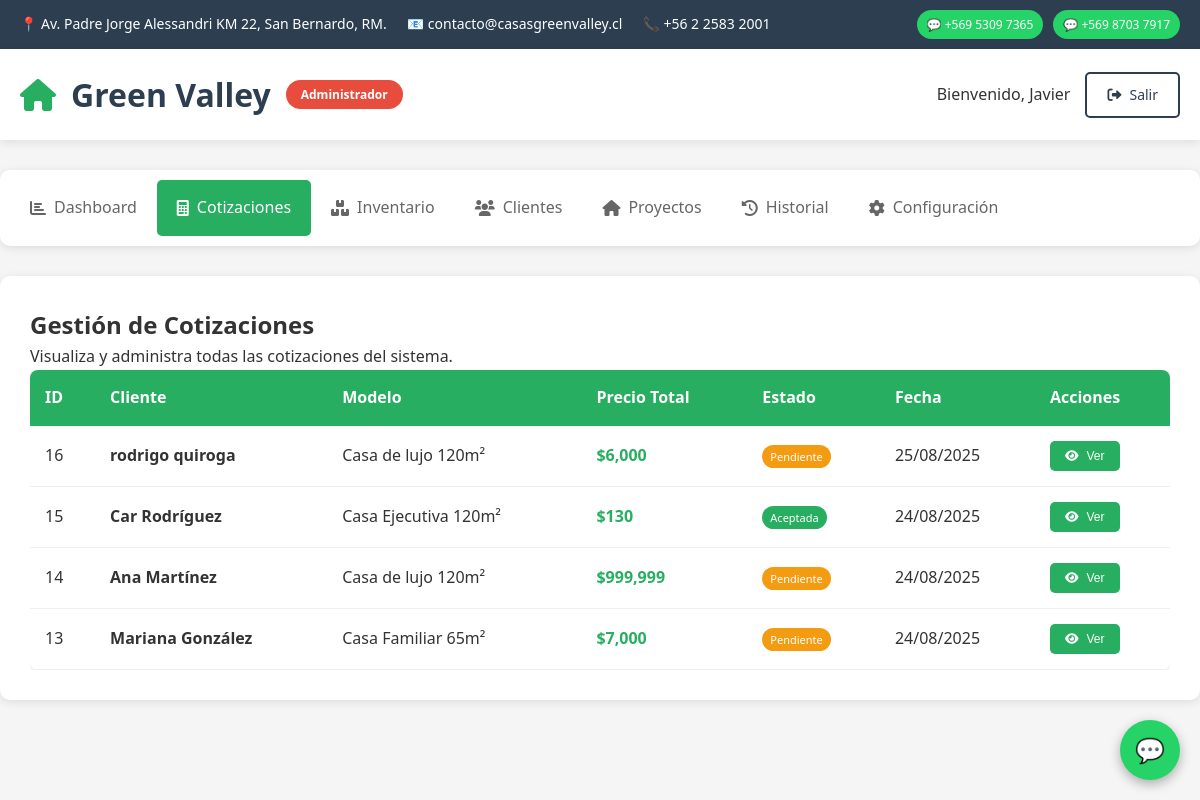
The app's page /admin-dashboard.php?section=quotes (signed in), older data.
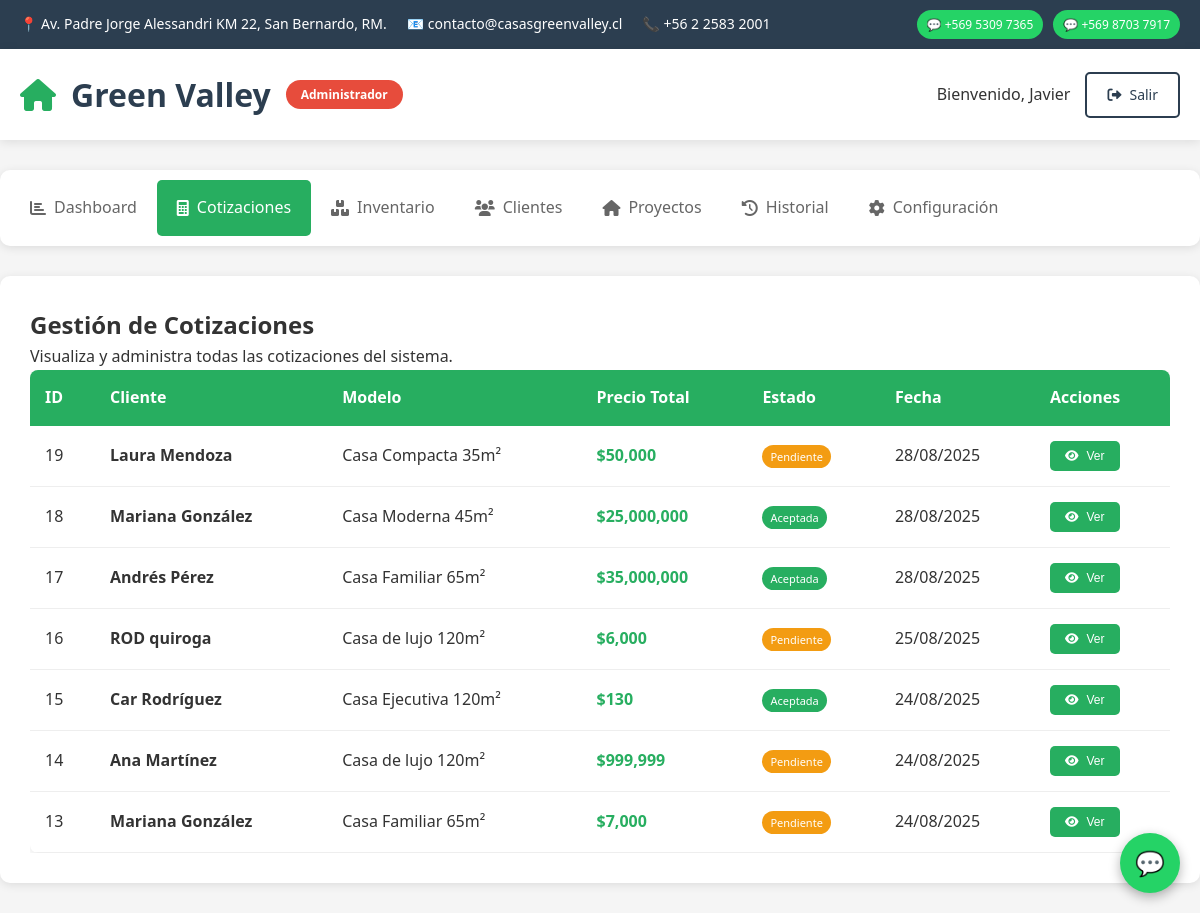
The same page, newer data.
### tables this page shows
CREATE TABLE `cotizacion` (
  `id_cotizacion` int(11) NOT NULL,
  `id_usuario` int(11) DEFAULT NULL,
  `id_modelo` int(11) DEFAULT NULL,
  `fecha` datetime DEFAULT current_timestamp(),
  `total` decimal(12,2) DEFAULT NULL,
  `estado` enum('pendiente','aceptada') DEFAULT NULL,
  `id_vendedor` int(11) NOT NULL,
  `modelo_casa` varchar(100) DEFAULT NULL,
  `region` varchar(100) DEFAULT NULL,
  `observaciones` text DEFAULT NULL
);

CREATE TABLE `usuario` (
  `id_usuario` int(11) NOT NULL,
  `nombre` varchar(100) NOT NULL,
  `apellido` varchar(100) NOT NULL,
  `correo` varchar(100) NOT NULL,
  `contrasena` varchar(255) NOT NULL,
  `telefono` varchar(20) DEFAULT NULL,
  `rol` enum('administrador','vendedor','usuario') NOT NULL,
  `estado` enum('activo','bloqueado') DEFAULT 'activo',
  `fecha_creacion` datetime DEFAULT current_timestamp()
);

### admin-dashboard.php (the view, shortened to what the rows shown need)
<?php
$db_connected = false;
$pdo = null;
try {
    $pdo = new PDO(
        "mysql:host=localhost;port=3306;dbname=green_valley_bd;charset=utf8",
        "root",
        "",
        [PDO::ATTR_ERRMODE => PDO::ERRMODE_EXCEPTION]
    );
    $db_connected = true;
} catch (PDOException $e) {
    $db_connected = false;
}
function getAdminStats()
{
    global $pdo, $db_connected;
    if ($db_connected) {
        try {
            $stmt = $pdo->query("SELECT COUNT(*) as total_quotes FROM cotizacion");
            $total_quotes = $stmt->fetch()['total_quotes'] ?? 0;
            $stmt = $pdo->query("SELECT COUNT(*) as total_houses FROM modelo_casa");
            $total_houses = $stmt->fetch()['total_houses'] ?? 0;
            $stmt = $pdo->query("SELECT SUM(total) as total_revenue FROM cotizacion");
            $total_revenue = $stmt->fetch()['total_revenue'] ?? 0;
            $stmt = $pdo->query("SELECT COUNT(*) as pending_quotes FROM cotizacion WHERE estado = 'pendiente'");
            $pending_quotes = $stmt->fetch()['pending_quotes'] ?? 0;
            $stmt = $pdo->query("SELECT COUNT(*) as total_clients FROM usuario WHERE rol = 'usuario'");
            $total_clients = $stmt->fetch()['total_clients'] ?? 0;
            $stmt = $pdo->query("SELECT COUNT(*) as completed_projects FROM proyecto WHERE estado = 'entregado'");
            $completed_projects = $stmt->fetch()['completed_projects'] ?? 0;
            return [
                'total_quotes'       => $total_quotes,
                'total_houses'       => $total_houses,
                'total_revenue'      => $total_revenue,
                'pending_quotes'     => $pending_quotes,
                'total_clients'      => $total_clients,
                'completed_projects' => $completed_projects
            ];
        } catch (Exception $e) {
        }
    }
}
function getRecentActivity()
{
    global $pdo, $db_connected;
    if ($db_connected) {
        try {
            $stmt = $pdo->query("
                SELECT 'Nueva cotización' as title,
                        CONCAT('Cliente ', u.nombre, ' solicitó cotización para ', c.modelo_casa) as description,
                        c.fecha as time
                FROM cotizacion c
                JOIN usuario u ON c.id_usuario = u.id_usuario
                ORDER BY c.fecha DESC
                LIMIT 5
            ");
            $activities = [];
            while ($row = $stmt->fetch()) {
                $activities[] = [
                    'icon'        => 'calculator',
                    'title'       => $row['title'],
                    'description' => $row['description'],
                    'time'        => 'Hace ' . timeAgo($row['time'])
                ];
            }
            if (!empty($activities)) {
                return $activities;
            }
        } catch (Exception $e) {
            return [];
        }
    }
    return [];
}
function timeAgo($datetime)
{
    $time = time() - strtotime($datetime);
    if ($time < 2592000) {
        return floor($time / 86400) . ' días';
    }
    return 'hace tiempo';
}
function getAllCotizaciones()
{
    global $pdo, $db_connected;
    if ($db_connected) {
        try {
            $stmt = $pdo->query("
                SELECT
                    c.id_cotizacion,
                    c.fecha,
                    c.estado,
                    c.total,
                    u.nombre AS cliente_nombre,
                    u.apellido AS cliente_apellido,
                    c.modelo_casa,
                    u.correo,
                    u.telefono,
                    c.region,
                    c.observaciones
                FROM cotizacion c
                JOIN usuario u
                    ON c.id_usuario = u.id_usuario
                ORDER BY c.fecha DESC
                LIMIT 20
            ");
            $cotizaciones = [];
            while ($row = $stmt->fetch()) {
                $cotizaciones[] = $row;
            }
            if (!empty($cotizaciones)) {
                return $cotizaciones;
            }
        } catch (Exception $e) {
        }
    }
    return[];
}
$active_section    = isset($_GET['section']) ? $_GET['section'] : 'dashboard';
$stats             = getAdminStats();
$recent_activity   = getRecentActivity();
$all_cotizaciones  = getAllCotizaciones();
?>
<!DOCTYPE html>
<html lang="es">
<head>
  <link rel="stylesheet" href="https://cdnjs.cloudflare.com/ajax/libs/font-awesome/6.0.0/css/all.min.css">
</head>
<body>
  <header class="header">
      <div class="container">
          <div class="header-content">
              <div class="logo">
                  <h1>Green Valley</h1>
              </div>
          </div>
      </div>
  </header>
  <main class="main">
      <?php if ($active_section === 'dashboard'): ?>
          <section class="section active">
              <h2>Panel de Administración</h2>
              <div class="stats-grid">
                  <div class="stat-card">
                      <div class="stat-icon">
                          <i class="fas fa-calculator"></i>
                      </div>
                      <div class="stat-info">
                          <h3><?php echo $stats['total_quotes']; ?></h3>
                          <p>Cotizaciones Totales</p>
                      </div>
                  </div>
                  <div class="stat-card">
                      <div class="stat-icon">
                          <i class="fas fa-home"></i>
                      </div>
                      <div class="stat-info">
                          <h3><?php echo $stats['total_houses']; ?></h3>
                          <p>Modelos Disponibles</p>
                      </div>
                  </div>
                  <div class="stat-card">
                      <div class="stat-icon">
                          <i class="fas fa-dollar-sign"></i>
                      </div>
                      <div class="stat-info">
                          <h3>$<?php echo number_format($stats['total_revenue']); ?></h3>
                          <p>Valor Total Cotizado</p>
                      </div>
                  </div>
                  <div class="stat-card">
                      <div class="stat-icon">
                          <i class="fas fa-clock"></i>
                      </div>
                      <div class="stat-info">
                          <h3><?php echo $stats['pending_quotes']; ?></h3>
                          <p>Cotizaciones Pendientes</p>
                      </div>
                  </div>
                  <div class="stat-card">
                      <div class="stat-icon">
                          <i class="fas fa-users"></i>
                      </div>
                      <div class="stat-info">
                          <h3><?php echo $stats['total_clients']; ?></h3>
                          <p>Clientes Registrados</p>
                      </div>
                  </div>
                  <div class="stat-card">
                      <div class="stat-icon">
                          <i class="fas fa-check-circle"></i>
                      </div>
                      <div class="stat-info">
                          <h3><?php echo $stats['completed_projects']; ?></h3>
                          <p>Proyectos Entregados</p>
                      </div>
                  </div>
              </div>
              <div class="recent-activity">
                  <h3>Actividad Reciente</h3>
                  <div class="activity-list">
                      <?php if (empty($recent_activity)): ?>
                          <p class="no-data">No hay actividad reciente.</p>
                      <?php else: ?>
                          <?php foreach ($recent_activity as $activity): ?>
                              <div class="activity-item">
                                  <div class="activity-icon">
                                      <i class="fas fa-<?php echo $activity['icon']; ?>"></i>
                                  </div>
                                  <div>
                                      <strong><?php echo htmlspecialchars($activity['title']); ?></strong>
                                      <p><?php echo htmlspecialchars($activity['description']); ?></p>
                                      <small><?php echo $activity['time']; ?></small>
                                  </div>
                              </div>
                          <?php endforeach; ?>
                      <?php endif; ?>
                  </div>
              </div>
          </section>
      <?php elseif ($active_section === 'quotes'): ?>
          <section class="section active">
              <h2>Gestión de Cotizaciones</h2>
              <div class="table-container" style="overflow-x: auto;">
                  <table style="width: 100%; border-collapse: collapse; background: white; border-radius: 8px; overflow: hidden; box-shadow: 0 2px 10px rgba(0,0,0,0.1);">
                      <thead style="background-color: #27ae60; color: white;">
                          <tr>
                              <th style="padding: 15px; text-align: left;">ID</th>
                              <th style="padding: 15px; text-align: left;">Cliente</th>
                              <th style="padding: 15px; text-align: left;">Modelo</th>
                              <th style="padding: 15px; text-align: left;">Precio Total</th>
                              <th style="padding: 15px; text-align: left;">Estado</th>
                              <th style="padding: 15px; text-align: left;">Fecha</th>
                              <th style="padding: 15px; text-align: left;">Acciones</th>
                          </tr>
                      </thead>
                      <tbody>
                          <?php if (empty($all_cotizaciones)): ?>
                              <tr>
                                  <td colspan="7" style="padding: 40px; text-align: center; color: #666;">No hay cotizaciones registradas.</td>
                              </tr>
                          <?php else: ?>
                              <?php foreach ($all_cotizaciones as $cotizacion): ?>
                                  <tr style="border-bottom: 1px solid #eee;">
                                      <td style="padding: 15px;"><?php echo $cotizacion['id_cotizacion']; ?></td>
                                      <td style="padding: 15px;">
                                          <strong><?php echo htmlspecialchars($cotizacion['cliente_nombre'] . ' ' . $cotizacion['cliente_apellido']); ?></strong>
                                      </td>
                                      <td style="padding: 15px;"><?php echo htmlspecialchars($cotizacion['modelo_casa']); ?></td>
                                      <td style="padding: 15px; font-weight: bold; color: #27ae60;">
                                          $<?php echo number_format($cotizacion['total']); ?>
                                      </td>
                                      <td style="padding: 15px;">
                                          <span style="background-color: <?php
                                              echo $cotizacion['estado'] === 'pendiente' ? '#f39c12' :
                                                   ($cotizacion['estado'] === 'aceptada' ? '#27ae60' : '#e74c3c');
                                          ?>; color: white; padding: 4px 8px; border-radius: 12px; font-size: 11px;">
                                              <?php echo ucfirst($cotizacion['estado']); ?>
                                          </span>
                                      </td>
                                      <td style="padding: 15px;"><?php echo date('d/m/Y', strtotime($cotizacion['fecha'])); ?></td>
                                      <td style="padding: 15px;">
                                          <button class="btn btn-primary btn-sm" onclick="viewCotizacion(<?php echo $cotizacion['id_cotizacion']; ?>)">
                                              <i class="fas fa-eye"></i> Ver
                                          </button>
                                      </td>
                                  </tr>
                              <?php endforeach; ?>
                          <?php endif; ?>
                      </tbody>
                  </table>
              </div>
          </section>
        <?php endif; ?>
  </main>
</body>
</html>

Row changes from the older to the newer data that the page shows:
added cotizacion: id_cotizacion "19", id_usuario.apellido "Laura Mendoza", modelo_casa "Casa Compacta 35m²", total "50,000", estado "Pendiente", fecha "28/08/2025"
added cotizacion: id_cotizacion "18", id_usuario.apellido "Mariana González", modelo_casa "Casa Moderna 45m²", total "25,000,000", estado "Aceptada", fecha "28/08/2025"
added cotizacion: id_cotizacion "17", id_usuario.apellido "Andrés Pérez", modelo_casa "Casa Familiar 65m²", total "35,000,000", estado "Aceptada", fecha "28/08/2025"
changed cotizacion id 16: id_usuario.apellido "rodrigo quiroga" → "ROD quiroga"
